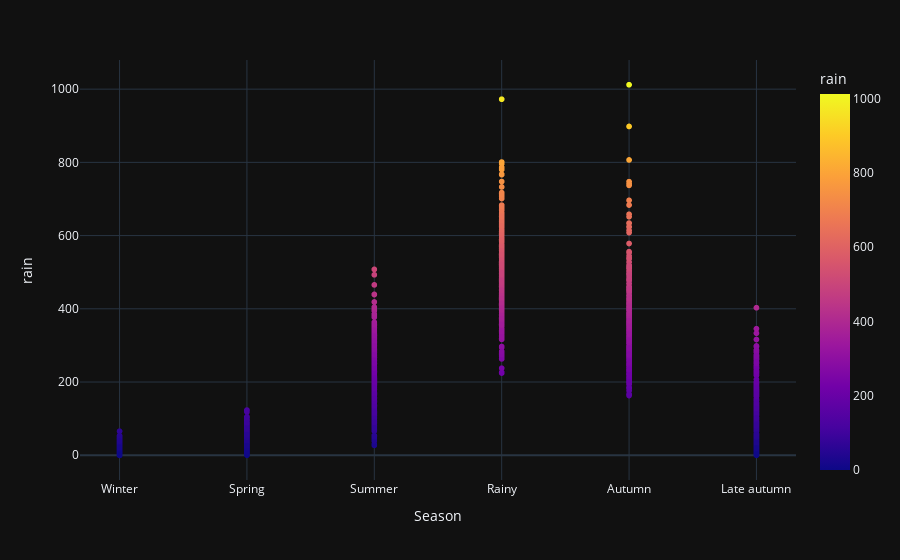

Notebook code for this chart:
### Code cell
pio.templates.default = "plotly_dark"
fig = px.scatter(df, x = "Season", y = "rain", color="rain")
fig.show()

### Figure 1 — Plotly figure (JSON) as saved in the notebook; plotly's stock layout.template omitted (floating-point values rounded to 4 significant figures; data arrays with more than 128 entries replaced by an {"elided": "..."} marker saying what was removed)
{"data": [{"hovertemplate": "Season=%{x}<br>rain=%{marker.color}<extra></extra>", "legendgroup": "", "marker": {"color": {"elided": "1428 float values"}, "coloraxis": "coloraxis", "symbol": "circle"}, "mode": "markers", "name": "", "showlegend": false, "x": {"elided": "1428 str values"}, "xaxis": "x", "y": {"elided": "1428 float values"}, "yaxis": "y", "type": "scattergl"}], "layout": {"xaxis": {"anchor": "y", "domain": [0, 1], "title": {"text": "Season"}}, "yaxis": {"anchor": "x", "domain": [0, 1], "title": {"text": "rain"}}, "coloraxis": {"colorbar": {"title": {"text": "rain"}}, "colorscale": [[0, "#0d0887"], [0.1111, "#46039f"], [0.2222, "#7201a8"], [0.3333, "#9c179e"], [0.4444, "#bd3786"], [0.5556, "#d8576b"], [0.6667, "#ed7953"], [0.7778, "#fb9f3a"], [0.8889, "#fdca26"], [1, "#f0f921"]]}, "legend": {"tracegroupgap": 0}, "margin": {"t": 60}}}
